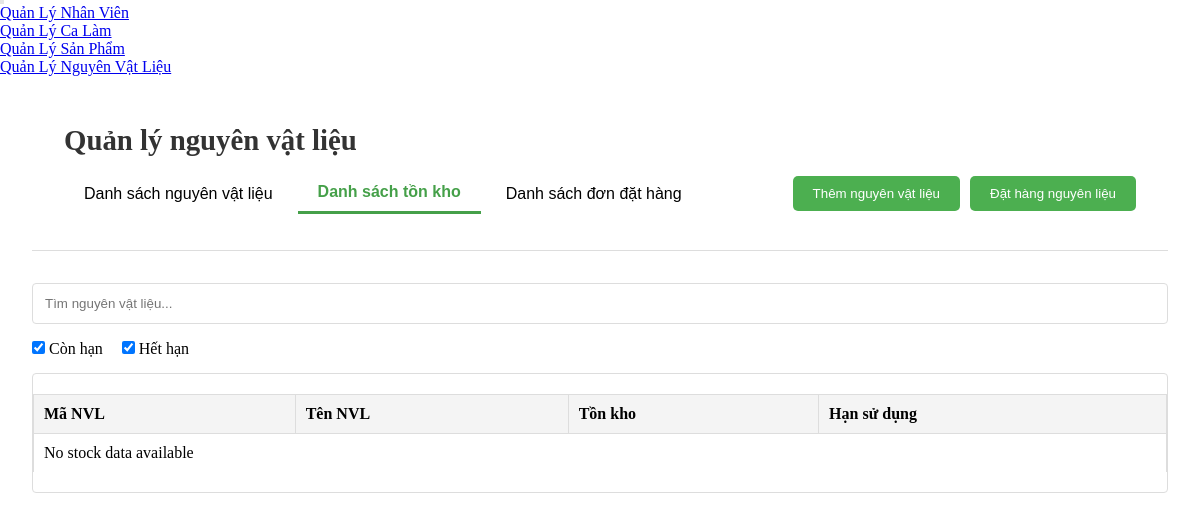
/page/stock/index.php, run on an earlier commit of the app's database.
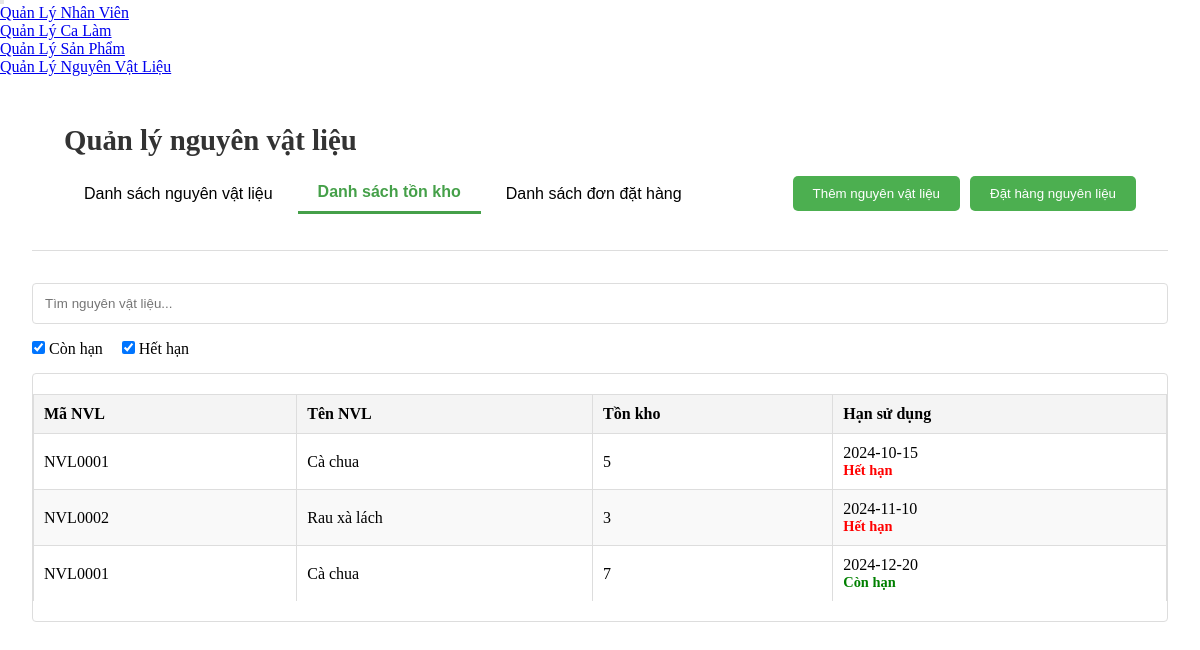
And on a later commit of the database.
### tables this page shows
CREATE TABLE `stock` (
  `ingredient_ID` varchar(7) DEFAULT NULL,
  `name` varchar(255) NOT NULL,
  `stock` int(11) NOT NULL,
  `expiry_date` date NOT NULL
);

### page/stock/index.php (the view, shortened to what this page needs)
<?php
$host = 'localhost';
$username = 'root';
$password = '';
$database = 'inventory_db';
$conn = new mysqli($host, $username, $password, $database);
$sql = "SELECT ingredient_ID, name, stock, expiry_date FROM stock";
$result = $conn->query($sql);
?>
<nav class="navbar navbar-expand-lg navbar-light bg-light">
        <div class="container">
            <div class="collapse navbar-collapse" id="navbarNav">
                <ul class="navbar-nav">
                <li class="nav-item">
                        <a class="nav-link" href="index.php?page=quanly">Quản Lý Nhân Viên</a>
                    </li>
                    <li class="nav-item">
                        <a class="nav-link" href="index.php?page=calam">Quản Lý Ca Làm</a>
                    </li>
                    <li class="nav-item">
                        <a class="nav-link" href="index.php?page=quanlysanpham">Quản Lý Sản Phẩm</a>
                    </li>
                    <li class="nav-item active">
                        <a class="nav-link" href="index.php?page=restaurant">Quản Lý Nguyên Vật Liệu</a>
                    </li>
                </ul>
            </div>
        </div>
    </nav>
<!DOCTYPE html>
<html lang="vi">
<head>
    <link rel="stylesheet" href="assets/css/qlnvl.css">
</head>
<body>
    <main>
        <header class="menu-header">
            <div class="menu-container">
                <h1 class="menu-title">Quản lý nguyên vật liệu</h1>
                <div class="menu-content">
                    <nav class="menu-nav">
                        <button class="menu-button" onclick="window.location.href='index.php?page=restaurant'">Danh sách
                            nguyên vật liệu</button>
                        <button class="menu-button active" onclick="window.location.href='index.php?page=stock'">Danh
                            sách tồn kho</button>
                        <button class="menu-button" onclick="window.location.href='index.php?page=order'">Danh sách đơn
                            đặt hàng</button>
                    </nav>
                    <div class="button-group">
                        <button class="action-button" onclick="window.location.href='index.php?page=ingredient-form'">
                            Thêm nguyên vật liệu</button>
                        <button class="action-button" onclick="window.location.href='index.php?page=order-form'">Đặt hàng nguyên liệu</button>
                    </div>
                </div>
            </div>
        </header>
        <input type="text" class="search-bar" placeholder="Tìm nguyên vật liệu...">
        <div class="filter-section">
            <label><input type="checkbox" class="filter-checkbox" value="Còn hạn" checked> Còn hạn</label>
            <label><input type="checkbox" class="filter-checkbox" value="Hết hạn" checked> Hết hạn</label>
        </div>
        <div class="table-container">
            <table>
                <thead>
                    <tr>
                        <th>Mã NVL</th>
                        <th>Tên NVL</th>
                        <th>Tồn kho</th>
                        <th>Hạn sử dụng</th>
                    </tr>
                </thead>
                <tbody>
                    <?php
                    if ($result->num_rows > 0) {
                        while ($row = $result->fetch_assoc()) {
                            $expiry_date = !empty($row['expiry_date']) ? new DateTime($row['expiry_date']) : null;
                            $current_date = new DateTime();
                            $is_expired = $expiry_date && $expiry_date < $current_date;
                            $status = $is_expired ? "Hết hạn" : "Còn hạn";
                            echo "<tr data-status='{$status}'>";
                            echo "<td>" . $row['ingredient_ID'] . "</td>";
                            echo "<td>{$row['name']}</td>";
                            echo "<td>{$row['stock']}</td>";
                            echo "<td>";
                            echo "{$row['expiry_date']}";
                            echo "<br>";
                            echo "<span class='expiry-status " . ($is_expired ? "expired" : "valid") . "'>";
                            echo $is_expired ? "Hết hạn" : "Còn hạn";
                            echo "</span>";
                            echo "</td>";
                            echo "</tr>";
                        }
                    } else {
                        echo "<tr><td colspan='5'>No stock data available</td></tr>";
                    }
                    ?>
                </tbody>
            </table>
        </div>
    </main>
</body>
</html>

What changed in the data, as far as the page shows it:
added stock: ingredient_ID "NVL0001", name "Cà chua", stock "5", expiry_date "2024-10-15", shows "Hết hạn"
added stock: ingredient_ID "NVL0002", name "Rau xà lách", stock "3", expiry_date "2024-11-10", shows "Hết hạn"
added stock: ingredient_ID "NVL0001", name "Cà chua", stock "7", expiry_date "2024-12-20", shows "Còn hạn"
Also different on the page:
text no longer shown: "No stock data available"
